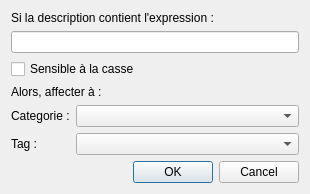
<?xml version="1.0" encoding="UTF-8"?>
<ui version="4.0">
 <class>RulesDialog</class>
 <widget class="QDialog" name="RulesDialog">
  <property name="geometry">
   <rect>
    <x>0</x>
    <y>0</y>
    <width>310</width>
    <height>177</height>
   </rect>
  </property>
  <property name="windowTitle">
   <string>Nouvelle règle</string>
  </property>
  <layout class="QVBoxLayout" name="verticalLayout">
   <item>
    <widget class="QLabel" name="label">
     <property name="text">
      <string>Si la description contient l'expression :</string>
     </property>
    </widget>
   </item>
   <item>
    <widget class="QLineEdit" name="qleExpression"/>
   </item>
   <item>
    <widget class="QCheckBox" name="qcbCasse">
     <property name="text">
      <string>Sensible à la casse</string>
     </property>
    </widget>
   </item>
   <item>
    <widget class="QLabel" name="label_2">
     <property name="text">
      <string>Alors, affecter à :</string>
     </property>
    </widget>
   </item>
   <item>
    <layout class="QFormLayout" name="formLayout">
     <item row="0" column="0">
      <widget class="QLabel" name="label_3">
       <property name="text">
        <string>Categorie :</string>
       </property>
      </widget>
     </item>
     <item row="0" column="1">
      <widget class="QComboBox" name="qcbCat"/>
     </item>
     <item row="1" column="0">
      <widget class="QLabel" name="label_4">
       <property name="text">
        <string>Tag :</string>
       </property>
      </widget>
     </item>
     <item row="1" column="1">
      <widget class="QComboBox" name="qcbTag"/>
     </item>
    </layout>
   </item>
   <item>
    <widget class="QDialogButtonBox" name="buttonBox">
     <property name="orientation">
      <enum>Qt::Horizontal</enum>
     </property>
     <property name="standardButtons">
      <set>QDialogButtonBox::Cancel|QDialogButtonBox::Ok</set>
     </property>
    </widget>
   </item>
  </layout>
 </widget>
 <resources/>
 <connections>
  <connection>
   <sender>buttonBox</sender>
   <signal>accepted()</signal>
   <receiver>RulesDialog</receiver>
   <slot>accept()</slot>
   <hints>
    <hint type="sourcelabel">
     <x>248</x>
     <y>254</y>
    </hint>
    <hint type="destinationlabel">
     <x>157</x>
     <y>274</y>
    </hint>
   </hints>
  </connection>
  <connection>
   <sender>buttonBox</sender>
   <signal>rejected()</signal>
   <receiver>RulesDialog</receiver>
   <slot>reject()</slot>
   <hints>
    <hint type="sourcelabel">
     <x>316</x>
     <y>260</y>
    </hint>
    <hint type="destinationlabel">
     <x>286</x>
     <y>274</y>
    </hint>
   </hints>
  </connection>
 </connections>
</ui>
